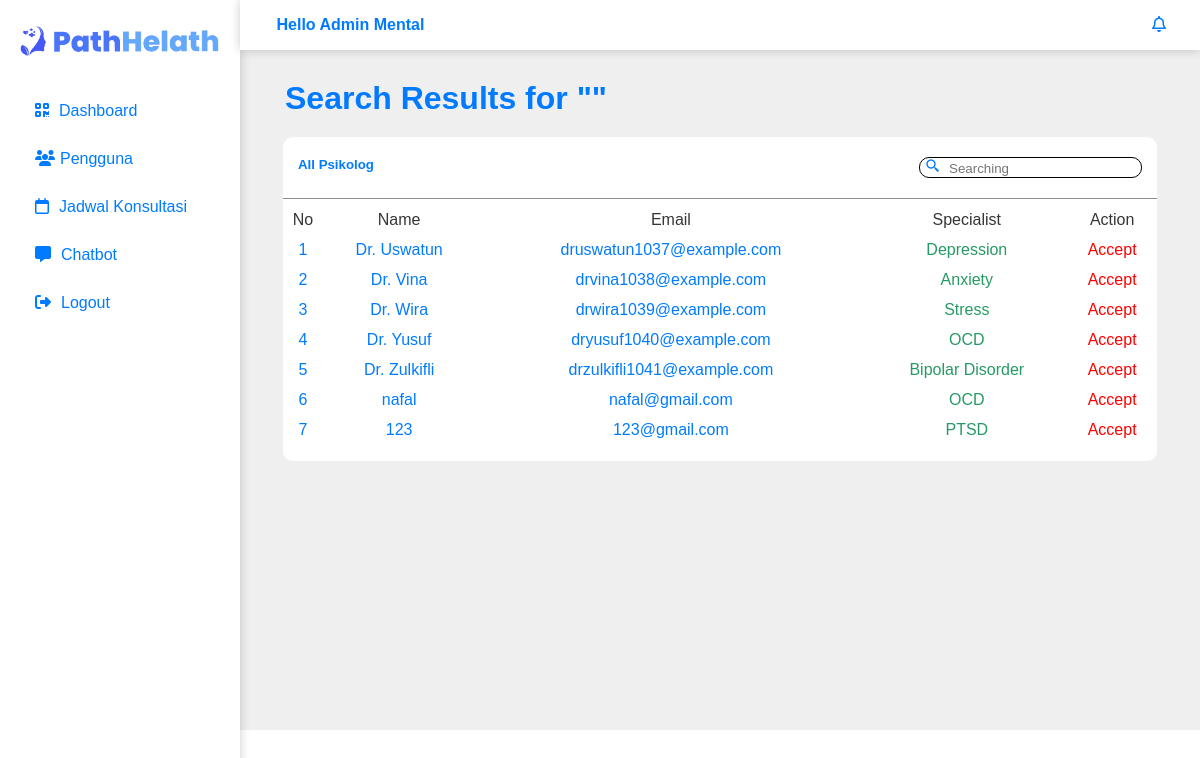
Page /dashboard/admin/searchAcc.php (signed in) on the committed database.
### tables this page shows
CREATE TABLE `psychologists` (
  `psychologist_id` int(11) NOT NULL,
  `username` varchar(50) NOT NULL,
  `password` varchar(255) NOT NULL,
  `email` varchar(100) NOT NULL,
  `full_name` varchar(100) DEFAULT NULL,
  `qualifications` text DEFAULT NULL,
  `specialties` text DEFAULT NULL,
  `experience_years` int(11) DEFAULT NULL,
  `profile_picture` varchar(255) DEFAULT NULL,
  `created_at` timestamp NOT NULL DEFAULT current_timestamp(),
  `description` varchar(5000) NOT NULL,
  `id_wilayah` int(11) DEFAULT NULL,
  `status` enum('pending','approved') DEFAULT 'pending'
);

### dashboard/admin/searchAcc.php (the view, shortened to what this page needs)
<?php
include "../koneksi.php";
$full_name = $_SESSION['full_name'];
$search_query_psikolog = "";
?>
<!DOCTYPE html>
<html lang="en">
<head>
    <link rel="stylesheet" href="../../style/admin/search.css">
    <link href='https://unpkg.com/boxicons@2.1.4/css/boxicons.min.css' rel='stylesheet'>
    <link rel="stylesheet" href="https://cdnjs.cloudflare.com/ajax/libs/font-awesome/6.5.1/css/all.min.css" />
</head>
<body>
    <div class="page">
        <div class="navbar">
            <div class="logo"><img src="../../asset/logo1.png" alt=""></div>
            <div class="dashboard"><i class='fas fa-qrcode '></i><a href="dashboard.php">Dashboard</a></div>
            <div class="daftarPsikolog"><i class="fa-solid fa-users"></i><a href="pengguna.php">Pengguna</a></div>
            <div class="jadwal"><i class="fa-regular fa-calendar"></i><a href="jadwalKonsultasi.php">Jadwal Konsultasi</a></div>
            <div class="laporan"><i class="fa-solid fa-message"></i><a href="chatbot.php">Chatbot</a></div>
            <div class="jadwal"><i class="fa-solid fa-right-from-bracket"></i><a href="../login/login.php">Logout</a></div>
        </div>
        <div class="main">
            <div class="container">
                <div class="profil">
                    <div class="user"><h4>Hello <?php echo $full_name; ?></h4></div>
                </div>
                <div class="notification">
                    <a href="notification.php"><i class="fa-regular fa-bell"></i></a>
                </div>
            </div>
            <div class="menu">
                <h1>Search Results for "<?php echo htmlspecialchars($search_query_psikolog); ?>"</h1>
            </div>
            <div class="patient">
                <div class="sub">
                    <div class="box-sub">
                        <h5>All Psikolog</h5>
                    </div>
                    <div class="box-sub1">
                        <form action="searchPsikolog.php" method="POST">
                            <i class='bx bx-search-alt-2' >
                                <input type="search" id="gsearch_psikolog" name="gsearch_psikolog" placeholder="Searching" value="<?php echo htmlspecialchars($search_query_psikolog); ?>">
                            </i>
                        </form>
                    </div>
                </div>
                <div class="data">
                    <div class="card">
                        <div class="table">
                            <table class="bordered" width="100%">
                                <thead>
                                    <tr>
                                        <th>No</th>
                                        <th>Name</th>
                                        <th>Email</th>
                                        <th>Specialist</th>
                                        <th>Action</th>
                                    </tr>
                                </thead>
                                <tbody>
                                    <?php
                                    $i = 1;
                                    $sql1 = "SELECT * FROM psychologists WHERE status = 'pending'";
                                    $result_psikolog = mysqli_query($conn, $sql1);
                                    while($row = mysqli_fetch_array($result_psikolog, MYSQLI_ASSOC)) {
                                    ?>
                                    <tr>
                                        <th><?php echo $i++; ?></th>
                                        <th><?php echo $row['full_name']; ?></th>
                                        <th><?php echo $row['email']; ?></th>
                                        <th class="aksi"><?php echo $row['specialties']; ?></th>
                                        <th>
                                            <a href="approve_psychologists.php?id={$row['psychologist_id']}">Accept</a>
                                        </th>
                                    </tr>
                                    <?php
                                    }
                                    ?>
                                </tbody>
                            </table>
                        </div>
                    </div>
                </div>
            </div>
        </div>
    </div>
</body>
</html>

### style/admin/search.css (style rules this page uses)
* { margin: 0; padding: 0; box-sizing: border-box; font-family: "Poppins", sans-serif; scroll-behavior: smooth; color: #007bff; }
.page { display: flex; width: 100%; height: 100%; }
.page .navbar { padding: 20px; width: 20%; height: 100vh; box-shadow: 5px 0 10px -5px rgba(0, 0, 0, 0.2); position: fixed; top: 0; left: 0; background: white; overflow-y: auto; }
.page .navbar .logo img { width: 100%; margin-bottom: 20px; }
.page .navbar .dashboard { padding: 15px; }
.page .navbar .dashboard a { padding: 5px; text-decoration: none; }
.page .navbar i { padding-right: 5px; }
.page .navbar .daftarPsikolog { padding: 15px; }
.page .navbar .daftarPsikolog a { text-decoration: none; }
.page .navbar .jadwal { padding: 15px; }
.page .navbar .jadwal a { padding: 5px; text-decoration: none; }
.page .navbar .laporan { padding: 15px; }
.page .navbar .laporan a { padding-left: 5px; text-decoration: none; }
.page .main { margin-left: 20%; width: 80%; height: 700px; padding: 20px; margin-top: 30px; background-color: #efefef; }
.page .main .container { display: flex; position: fixed; top: 0; left: 20%; background: white; z-index: 2; align-items: center; width: 80%; height: 50px; box-shadow: 0 0 10px rgba(0, 0, 0, 0.2); }
.page .main .container .profil { width: 95%; display: flex; text-align: left; align-items: center; }
.page .main .container .profil .user { width: 92%; margin-inline: auto; }
.page .main .container .notification { width: 5%; }
.page .main .menu { margin-top: 30px; }
.page .main .menu h1 { padding-left: 25px; }
.page .main .patient { margin-top: 20px; background-color: white; border-radius: 10px; margin-inline: auto; width: 95%; padding-bottom: 20px; }
.page .main .patient .sub { padding-top: 20px; padding-right: 15px; display: flex; justify-content: space-between; }
.page .main .patient .sub .box-sub { padding-left: 15px; }
.page .main .patient .sub .box-sub1 { padding-right: 15px; border: 1px solid #000; border-radius: 10px; }
.page .main .patient .sub .box-sub1 form i { padding-left: 5px; }
.page .main .patient .sub .box-sub1 form i input { border: none; outline: none; }
.page .main .patient .data { margin-top: 20px; border-top: 1px solid #928b8b; text-align: center; font-family: "Poppins", sans-serif; }
.page .main .patient .data .card .table table thead tr th { font-weight: normal; color: #373535; font-family: "Poppins", sans-serif; }
.page .main .patient .data .card .table table tr .aksi { color: #269A64; }
.page .main .patient .data .card .table table tr th { padding-top: 10px; font-weight: normal; }
.page .main .patient .data .card .table table tr th a { color: red; text-decoration: none; }

### rows in the picture
psychologists: full_name "Dr. Uswatun", email "druswatun1037@example.com", specialties "Depression"
psychologists: full_name "Dr. Vina", email "drvina1038@example.com", specialties "Anxiety"
psychologists: full_name "Dr. Wira", email "drwira1039@example.com", specialties "Stress"
psychologists: full_name "Dr. Yusuf", email "dryusuf1040@example.com", specialties "OCD"
psychologists: full_name "Dr. Zulkifli", email "drzulkifli1041@example.com", specialties "Bipolar Disorder"
psychologists: full_name "nafal", email "nafal@gmail.com", specialties "OCD"
psychologists: full_name "123", email "123@gmail.com", specialties "PTSD"

### other values in the picture
$full_name "Admin Mental"
